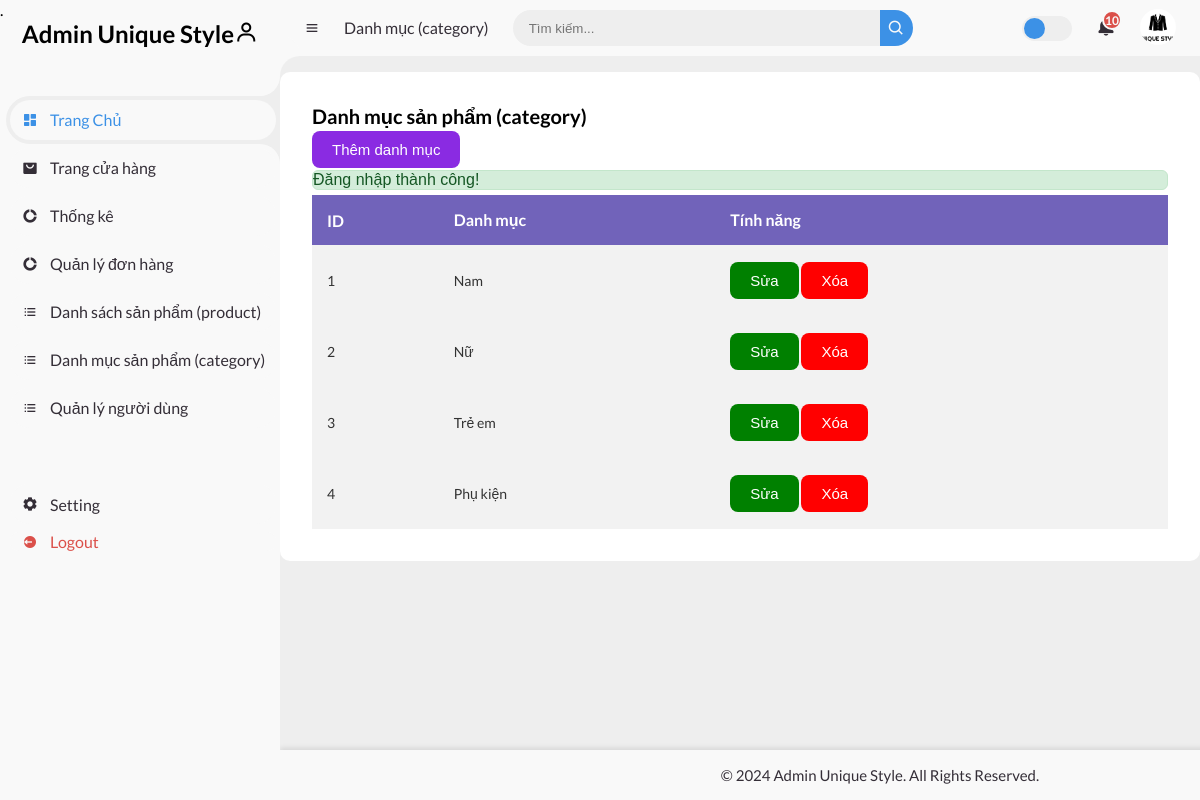
The page /admin-page/index.php?act=list-category (signed in) on the database its author committed.
### tables this page shows
CREATE TABLE `categories` (
  `CategoryID` int NOT NULL,
  `categoryName` varchar(100) NOT NULL
);

### controllers/category/CategoryController.php (called while the page is built, shortened)
<?php
class CategoryController
{
    private $modelCategory;
    public function __construct()
    {
        $this->modelCategory = new CategoryManager();
    }
    public function index()
    {
        $listCategories = $this->modelCategory->getAllCategories();
        require_once '../admin-page/views/header.php';
        require_once '../admin-page/views/category/categorylist.php';
        require_once '../admin-page/views/footer.php';
    }
}

### admin-page/index.php (called while the page is built, shortened)
<?php
require_once '../common/function.php';
$router = new Router();
require_once '../controllers/category/CategoryController.php';
require_once '../models/category.php';
$act = $_GET['act'] ?? '/';
$router->add('/', 'AdminController', 'index');
require_once '../routes/category/category.php';
$router->dispatch($act);

### common/function.php (called while the page is built)
<?php
function connectDB()
{
    $host   = DB_HOST;
    $dbname = DB_NAME;
    try {
        $conn = new PDO(
            "mysql:host=$host; dbname=$dbname",
            DB_USERNAME,
            DB_PASSWORD
        );
        $conn->setAttribute(PDO::ATTR_ERRMODE, PDO::ERRMODE_EXCEPTION);
        $conn->setAttribute(PDO::ATTR_DEFAULT_FETCH_MODE, PDO::FETCH_ASSOC);
        return $conn;
    } catch (\PDOException $e) {
        echo 'lỗi kết nối cơ sở dữ liệu' . $e->getMessage();
    }
}
?>

### models/category.php (called while the page is built, shortened)
<?php
class CategoryManager
{
    private $conn;
    public function __construct()
    {
        $this->conn = connectDB();
    }
    public function getAllCategories()
    {
        try {
            $sql = "SELECT * FROM categories";
            $stmt = $this->conn->prepare($sql);
            $stmt->execute();
            return $stmt->fetchAll();
        } catch (PDOException $e) {
            echo 'Error: ' . $e->getMessage();
            return [];
        }
    }
}

### admin-page/views/category/categorylist.php (the view, shortened to what this page needs)
<div class="table--wrapper">
    <h3 class="title">Danh mục sản phẩm (category)</h3>
    <a href="?act=add-category"><button class="add">Thêm danh mục</button></a>
    <?php if (!empty($_SESSION['success'])): ?>
        <div class="alert alert-success" style="background-color:#d4edda;border:0.5px solid #ddd;border-radius:6px;color:#155724;border-color: #c3e6cb; margin-bottom:5px;font-family: Arial, sans-serif;">
            <?= $_SESSION['success']; ?>
        </div>
    <?php endif; ?>
    <div class="table-container">
        <table style="text-align: left;">
            <table>
                <thead>
                    <tr>
                        <th>ID</th>
                        <th>Danh mục</th>
                        <th>Tính năng</th>
                    </tr>
                </thead>
                <tbody>
                    <?php foreach ($listCategories as $index => $categories) : ?>
                        <tr>
                            <td><?= $index + 1; ?></td>
                            <td><?= $categories['categoryName']; ?></td>
                            <td>
                                <a href="?act=edit-category&id=<?= $categories['CategoryID']; ?>">
                                    <button class="edit">Sửa</button>
                                </a>
                                <form action="?act=delete-category" method="POST" style="display: inline;" onsubmit="return confirm('Bạn có chắc chắn muốn xóa?')">
                                    <button type="submit" class="delete">Xóa</button>
                                </form>
                            </td>
                        </tr>
                    <?php endforeach; ?>
                </tbody>
            </table>
    </div>
</div>

### admin-page/public/styles.css (style rules this page uses)
* { margin: 0; padding: 0; box-sizing: border-box; }
a { text-decoration: none; }
:root { --poppins: "Poppins", sans-serif; --lato: "Lato", sans-serif; --light: #f9f9f9; --blue: #3c91e6; --light-blue: #cfe8ff; --grey: #eee; --dark-grey: #aaaaaa; --dark: #342e37; --red: #db504a; --yellow: #ffce26; --light-yellow: #fff2c6; --orange: #fd7238; --light-orange: #ffe0d3; }
html { overflow-x: hidden; }
body { background: var(--grey); overflow-x: hidden; }
.table--wrapper { background: white; margin-top: 1rem; border-radius: 10px; padding: 2rem; }
.table-container { width: 100%; }
table { width: 100%; border-collapse: collapse; }
thead { background: rgba(113, 99, 186, 255); color: white; font-family: var(--lato); }
th { padding: 15px; text-align: left; }
tbody { background: #f2f2f2; font-family: var(--lato); }
td { padding: 15px; font-size: 14px; color: #333; }
tr:nth-child(even) { color: white; }
button.add { color: white; background-color: blueviolet; border: none; border-radius: 8px; font-size: 15px; padding: 10px 20px; cursor: pointer; transition: all 0.3s ease; margin-top: 2px; margin-bottom: 2px; }
button.edit { color: white; background-color: green; border: none; border-radius: 8px; font-size: 15px; padding: 10px 20px; cursor: pointer; transition: all 0.3s ease; margin-top: 2px; margin-bottom: 2px; }
.table-container button.edit { color: white; background-color: green; border: none; border-radius: 8px; font-size: 15px; padding: 10px 20px; cursor: pointer; transition: all 0.3s ease; }
.table-container button.delete { color: white; background-color: red; border: none; border-radius: 8px; font-size: 15px; padding: 10px 20px; cursor: pointer; transition: all 0.3s ease; }
.title { font-family: var(--lato); font-size: 20px; }

### rows shown on the page
categories: categoryName "Nam"
categories: categoryName "Nữ"
categories: categoryName "Trẻ em"
categories: categoryName "Phụ kiện"

### other values the page prints
$_SESSION['success'] "Đăng nhập thành công!"
